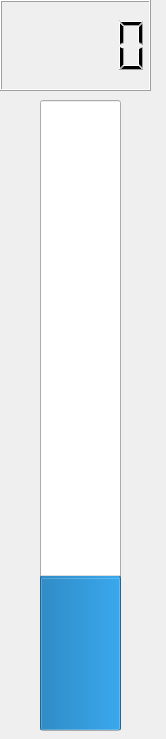
<?xml version="1.0" encoding="UTF-8"?>
<ui version="4.0">
 <class>TimeBar</class>
 <widget class="QWidget" name="TimeBar">
  <property name="geometry">
   <rect>
    <x>0</x>
    <y>0</y>
    <width>166</width>
    <height>739</height>
   </rect>
  </property>
  <property name="windowTitle">
   <string>Form</string>
  </property>
  <widget class="QProgressBar" name="progressBar">
   <property name="geometry">
    <rect>
     <x>40</x>
     <y>100</y>
     <width>81</width>
     <height>631</height>
    </rect>
   </property>
   <property name="layoutDirection">
    <enum>Qt::LeftToRight</enum>
   </property>
   <property name="value">
    <number>24</number>
   </property>
   <property name="textVisible">
    <bool>false</bool>
   </property>
   <property name="orientation">
    <enum>Qt::Vertical</enum>
   </property>
  </widget>
  <widget class="QLCDNumber" name="Timebox">
   <property name="geometry">
    <rect>
     <x>0</x>
     <y>0</y>
     <width>151</width>
     <height>91</height>
    </rect>
   </property>
  </widget>
 </widget>
 <resources/>
 <connections/>
</ui>
